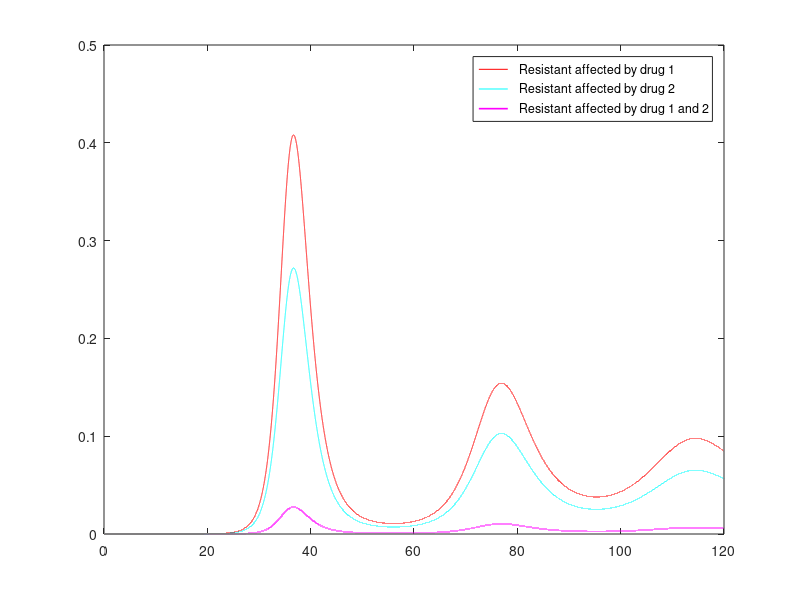

Source code (MATLAB):
% WIth timed drug
% clc
% clear

tn = 12*10; % hours
t0 = 0;  % initial time
h  = 0.001; 

t = t0:h:tn;

nt = length(t);

T    = zeros(nt,1);
IS   = zeros(nt,1);
IR1  = zeros(nt,1);
IR2  = zeros(nt,1);
IR12 = zeros(nt,1);

% Initial conditions
T(1)  = 4;
IS(1) = 3;
IR1(1) = 0;
IR2(1) = 0;
IR12(1) = 0;

% Parameters
lambda = 5/24;
delta = 0.5/24;
b = 0.25;
bs = 0.25;
br1 = 0.24;
br2 = 0.24;
br12 = 0.24;
mu = 10^(-5);
mu1 = (1/2)*mu;
mu2 = (1/3)*mu;
mu12 = (1/6)*mu;
a = 1;
%epsilon=0.9;

time = 1;

% x(1) = target cells (T)
% x(2) = infected sensitive (Is)

    epsilon1 = 0.8;%*i;
    epsilon2 = 0.8;%*j;

j = tn/time;
k=0;
    
for i = 1:nt-1
    

    if((i/h)>=0 && (i/h) <(time*1))
        
    conc1 = 0.0;
    conc2 = 0.0;
        
    T(i+1)  = T(i) + ...
        h*(lambda - delta*T(i) - ( conc1*(1-epsilon1)*conc2*(1-epsilon2)*bs*IS(i) + br1*IR1(i) + br2*IR2(i) + br12*IR12(i))*T(i) );
    IS(i+1) = IS(i) + ...
        h*( conc1*(1-epsilon1)*conc1*(1-epsilon2)*(1-mu)*bs*IS(i)*T(i) - a*IS(i) );
    IR1(i+1) = IR1(i) + ...
        h*( br1*T(i)*IR1(i) - a*IR1(i) + conc1*(1-epsilon1)*mu1*br1*IS(i)*T(i) );
    IR2(i+1) = IR2(i) + ...
        h*( br1*T(i)*IR2(i) - a*IR2(i) + conc2*(1-epsilon2)*mu2*br2*IS(i)*T(i) );
    IR12(i+1) = IR12(i) + ...
        h*( br1*T(i)*IR12(i) - a*IR12(i) + conc1*(1-epsilon1)*conc2*(1-epsilon2)*mu12*br12*IS(i)*T(i) );

    
    %elseif( mod((i/h),time) == 0 )
    %elseif( time * round(double( (i/h) )/time) == (i/h) )
    
    %elseif( mod(i,j) == 0) % & fix((i/h)/time) > time )
    elseif( i == j )
    
    j = 2*j;
    k=k+1;
    
    conc1 = 2.5;
    conc2 = 2.5;
        
    T(i+1)  = T(i) + ...
        h*(lambda - delta*T(i) - ( conc1*(1-epsilon1)*conc2*(1-epsilon2)*bs*IS(i) + br1*IR1(i) + br2*IR2(i) + br12*IR12(i))*T(i) );
    IS(i+1) = IS(i) + ...
        h*( conc1*(1-epsilon1)*conc1*(1-epsilon2)*(1-mu)*bs*IS(i)*T(i) - a*IS(i) );
    IR1(i+1) = IR1(i) + ...
        h*( br1*T(i)*IR1(i) - a*IR1(i) + conc1*(1-epsilon1)*mu1*br1*IS(i)*T(i) );
    IR2(i+1) = IR2(i) + ...
        h*( br1*T(i)*IR2(i) - a*IR2(i) + conc2*(1-epsilon2)*mu2*br2*IS(i)*T(i) );
    IR12(i+1) = IR12(i) + ...
        h*( br1*T(i)*IR12(i) - a*IR12(i) + conc1*(1-epsilon1)*conc2*(1-epsilon2)*mu12*br12*IS(i)*T(i) );
    
    else

    conc1 = 1.0;
    conc2 = 1.0;
        
    T(i+1)  = T(i) + ...
        h*(lambda - delta*T(i) - ( conc1*(1-epsilon1)*conc2*(1-epsilon2)*bs*IS(i) + br1*IR1(i) + br2*IR2(i) + br12*IR12(i))*T(i) );
    IS(i+1) = IS(i) + ...
        h*( conc1*(1-epsilon1)*conc1*(1-epsilon2)*(1-mu)*bs*IS(i)*T(i) - a*IS(i) );
    IR1(i+1) = IR1(i) + ...
        h*( br1*T(i)*IR1(i) - a*IR1(i) + conc1*(1-epsilon1)*mu1*br1*IS(i)*T(i) );
    IR2(i+1) = IR2(i) + ...
        h*( br1*T(i)*IR2(i) - a*IR2(i) + conc2*(1-epsilon2)*mu2*br2*IS(i)*T(i) );
    IR12(i+1) = IR12(i) + ...
        h*( br1*T(i)*IR12(i) - a*IR12(i) + conc1*(1-epsilon1)*conc2*(1-epsilon2)*mu12*br12*IS(i)*T(i) );

             
%     T(i+1)  = T(i) + ...
%         h*(lambda - delta*T(i) - ( (1-epsilon1)*(1-epsilon2)*bs*IS(i) + br1*IR1(i) + br2*IR2(i) + br12*IR12(i))*T(i) );
%     IS(i+1) = IS(i) + ...
%         h*( (1-epsilon1)*(1-epsilon2)*(1-mu)*bs*IS(i)*T(i) - a*IS(i) );
%     IR1(i+1) = IR1(i) + ...
%         h*( br1*T(i)*IR1(i) - a*IR1(i) + (1-epsilon1)*mu1*br1*IS(i)*T(i) );
%     IR2(i+1) = IR2(i) + ...
%         h*( br1*T(i)*IR2(i) - a*IR2(i) + (1-epsilon2)*mu2*br2*IS(i)*T(i) );
%     IR12(i+1) = IR12(i) + ...
%         h*( br1*T(i)*IR12(i) - a*IR12(i) + (1-epsilon1)*(1-epsilon2)*mu12*br12*IS(i)*T(i) );
%     
    end

 end

    %subplot(10, 10, i);
    %caption1 = sprintf('E1 = %2g', epsilon1);
    %caption2 = sprintf(' E2 = %2g', epsilon2);
    %plot(t,xa(:,1), 'k', t, xa(:,2), 'g', t, xa(:,3), 'r', 'LineWidth', 1.2)
    %title([caption1 caption2])
    
%     plot(t,T, 'b',...
%         t,IS, 'g',...

   plot(t,IR1, 'r',...
        t,IR2, 'c',...
        t,IR12, 'm',...
        'LineWidth', 1.2)
   legend('  Resistant affected by drug 1',...
          '  Resistant affected by drug 2',...
          '  Resistant affected by drug 1 and 2')
   legend('Location', 'NorthEast')
   k
   %j
   %hold on

%    plot(t,T, ...
%           t,IS, 'LineWidth', 2)
%    legend('  Target',...
%           '  Sensitive')
%    legend('Location', 'NorthEast')

      
%     plot(t, IR1)
%     hold on
%     plot(t, IR2)
%     hold on
%     plot(t, IR12)
